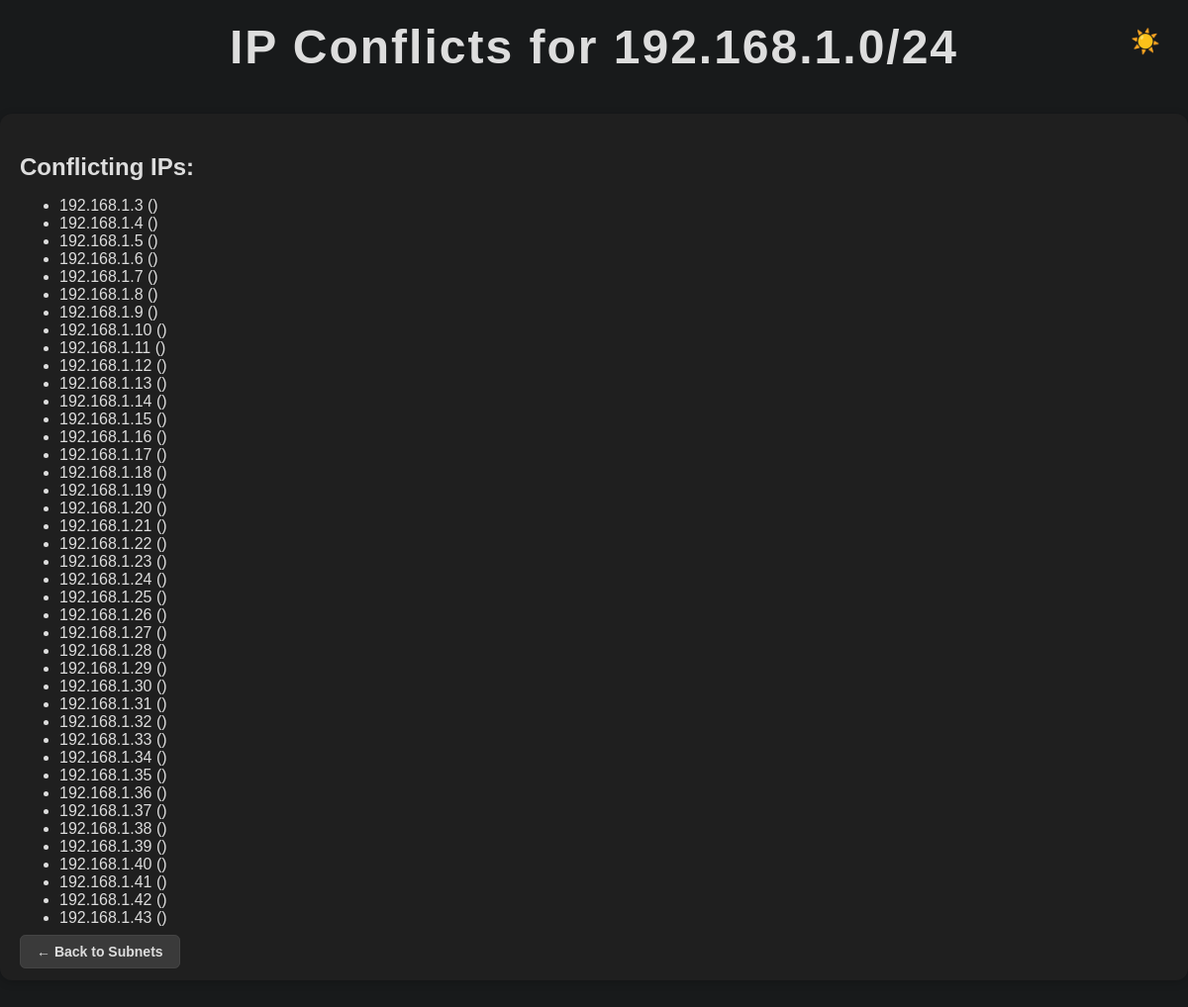
The app's page /subnet/1/conflicts with its own data.
### app.py (models this page shows)
class Subnet(db.Model):
    id = db.Column(db.Integer, primary_key=True)
    cidr = db.Column(db.String(50), unique=True, nullable=False)
    description = db.Column(db.String(200))
    ips = db.relationship('IPAddress', backref='subnet', lazy=True)

class IPAddress(db.Model):
    id = db.Column(db.Integer, primary_key=True)
    ip = db.Column(db.String(15), nullable=False)
    status = db.Column(db.String(10), default='free')  # free, used, reserved
    hostname = db.Column(db.String(100))
    description = db.Column(db.String(200))
    subnet_id = db.Column(db.Integer, db.ForeignKey('subnet.id'), nullable=False)

### app.py (the view)
@app.route('/subnet/<int:subnet_id>/conflicts')
def view_conflicts(subnet_id):
    subnet = Subnet.query.get_or_404(subnet_id)
    conflicts = db.session.query(IPAddress).filter_by(subnet_id=subnet.id).filter(IPAddress.hostname.in_(
        db.session.query(IPAddress.hostname).filter_by(subnet_id=subnet.id).group_by(IPAddress.hostname).having(db.func.count(IPAddress.id) > 1)
    )).all()
    return render_template('view_conflicts.html', subnet=subnet, conflicts=conflicts)

### templates/view_conflicts.html (shortened to what this page needs)
<!DOCTYPE html>
<html lang="en">
<head>
    <link rel="stylesheet" href="{{ url_for('static', filename='css/style.css') }}">
</head>
<body>
<button id="darkToggle" class="dark-toggle" title="Toggle Dark Mode">🌙</button>
<header class="app-header">
    <h1 class="app-title">IP Conflicts for {{ subnet.cidr }}</h1>
</header>
<div class="container">
    <h2>Conflicting IPs:</h2>
    {% if conflicts %}
        <ul>
            {% for ip in conflicts %}
                <li>{{ ip.ip }} ({{ ip.hostname }})</li>
            {% endfor %}
        </ul>
    {% else %}
        <p>No conflicts detected.</p>
    {% endif %}
    <a href="{{ url_for('index') }}" class="back-btn">← Back to Subnets</a>
</div>
</body>
</html>

### static/css/style.css (style rules this page uses)
:root { --bg-color: #f4f6f8; --text-color: #333; --table-bg: #ffffff; --table-header-bg: #f0f0f0; --input-bg: #ffffff; --border-color: #ccc; --link-color: #2c7be5; --toast-bg: #323232; --button-bg: #e0e0e0; --button-hover: #cfcfcf; --reset-btn-bg: #f44336; --reset-btn-hover: #d32f2f; }
body.dark-mode { --bg-color: #181a1b; --text-color: #ddd; --table-bg: #1f1f1f; --table-header-bg: #2c2c2c; --input-bg: #2b2b2b; --border-color: #444; --link-color: #5294e2; --toast-bg: #222; --button-bg: #3a3a3a; --button-hover: #555; --reset-btn-bg: #f44336; --reset-btn-hover: #d32f2f; }
body { font-family: Arial, sans-serif; margin: 0; padding: 0; background-color: var(--bg-color); color: var(--text-color); transition: background-color 0.4s ease, color 0.4s ease; }
.container { max-width: 1200px; margin: 40px auto; padding: 20px; background: var(--table-bg); border-radius: 12px; box-shadow: 0 2px 10px rgba(0,0,0,0.2); }
h2, h3 { color: var(--text-color); margin-bottom: 15px; }
.app-header { text-align: center; margin-top: 20px; margin-bottom: 30px; }
.app-title { font-size: 3rem; font-weight: bold; color: var(--text-color); margin: 0; letter-spacing: 2px; }
button { padding: 8px 16px; font-size: 14px; font-weight: 600; background-color: var(--button-bg); color: var(--text-color); border: 1px solid var(--border-color); border-radius: 6px; cursor: pointer; transition: background 0.3s ease, transform 0.1s ease; }
.dark-toggle { position: absolute; top: 20px; right: 20px; font-size: 24px; background-color: transparent; color: var(--text-color); border: none; cursor: pointer; padding: 8px; border-radius: 50%; transition: background-color 0.2s, transform 0.2s; z-index: 999; }
.back-btn { padding: 8px 16px; font-size: 14px; font-weight: 600; background-color: var(--button-bg); color: var(--text-color); border: 1px solid var(--border-color); border-radius: 6px; cursor: pointer; transition: background 0.3s ease, transform 0.1s ease; text-decoration: none; }

### records on screen
Subnet: cidr "192.168.1.0/24"
IPAddress: ip "192.168.1.3"
IPAddress: ip "192.168.1.4"
IPAddress: ip "192.168.1.5"
IPAddress: ip "192.168.1.6"
IPAddress: ip "192.168.1.7"
IPAddress: ip "192.168.1.8"
IPAddress: ip "192.168.1.9"
IPAddress: ip "192.168.1.10"
IPAddress: ip "192.168.1.11"
IPAddress: ip "192.168.1.12"
IPAddress: ip "192.168.1.13"
IPAddress: ip "192.168.1.14"
IPAddress: ip "192.168.1.15"
IPAddress: ip "192.168.1.16"
IPAddress: ip "192.168.1.17"
IPAddress: ip "192.168.1.18"
IPAddress: ip "192.168.1.19"
IPAddress: ip "192.168.1.20"
IPAddress: ip "192.168.1.21"
IPAddress: ip "192.168.1.22"
IPAddress: ip "192.168.1.23"
IPAddress: ip "192.168.1.24"
IPAddress: ip "192.168.1.25"
IPAddress: ip "192.168.1.26"
IPAddress: ip "192.168.1.27"
IPAddress: ip "192.168.1.28"
IPAddress: ip "192.168.1.29"
IPAddress: ip "192.168.1.30"
IPAddress: ip "192.168.1.31"
IPAddress: ip "192.168.1.32"
IPAddress: ip "192.168.1.33"
IPAddress: ip "192.168.1.34"
IPAddress: ip "192.168.1.35"
IPAddress: ip "192.168.1.36"
IPAddress: ip "192.168.1.37"
IPAddress: ip "192.168.1.38"
IPAddress: ip "192.168.1.39"
IPAddress: ip "192.168.1.40"
IPAddress: ip "192.168.1.41"
IPAddress: ip "192.168.1.42"
IPAddress: ip "192.168.1.43"
